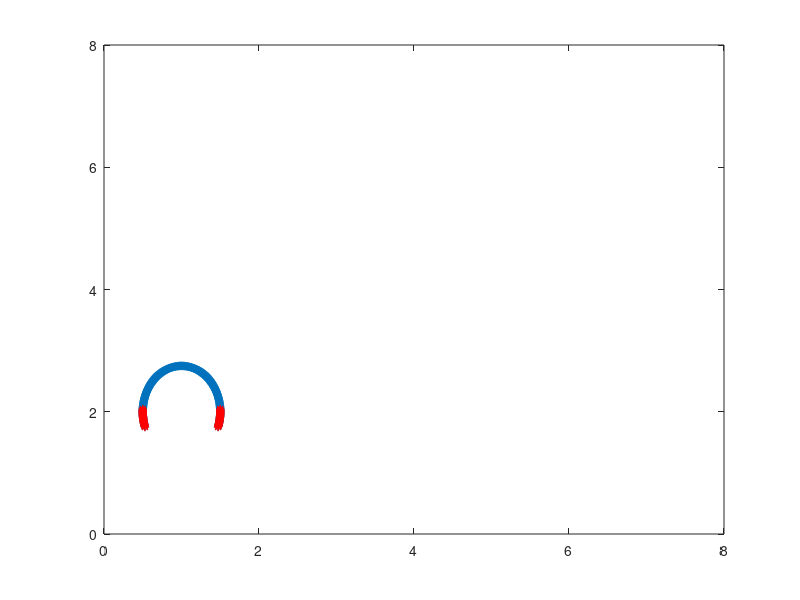

This chart was generated by the following MATLAB code:
%%%%%%%%%%%%%%%%%%%%%%%%%%%%%%%%%%%%%%%%%%%%%%%%%%%%%%%%%%%%%%%%%%
%
% Jellyfish Example Courtesy of Alexander P. Hoover, PhD
%
% Converted from IBAMR: 1/16/2018 by NAB.
%
%%%%%%%%%%%%%%%%%%%%%%%%%%%%%%%%%%%%%%%%%%%%%%%%%%%%%%%%%%%%%%%%%%


close all;
clear all;
L = 8;                              % length of computational domain (m)
N = 512;                            % number of Cartesian grid meshwidths at the finest level of the AMR grid
dx = L/N;                           % Cartesian mesh width (m)
ds = dx/2;
 
a=.5;
b=.75;
d=-0.25;
factor_a=.8;
 
F=1e4;
 
theta=zeros(1000,1);
theta_lim=asin(d/b);
theta_test=pi/2;
 
x_points=zeros(1000,1);
z_points=zeros(1000,1);
id_points=zeros(1000,1);
offset = 0;
 
kappa_spring = 5e6; %1e5                % spring constant (Newton)
kappa_beam = 1e5;    %5e3              % beam stiffness constant (Newton m^2)
%kappa_beam_flexible = kappa_beam/5;               % beam stiffness constant (Newton m^2)
kappa_target = kappa_spring;         % target point penalty spring constant (Newton)
 
c=0;
while(theta_test<(pi-theta_lim))
    c=c+1;
    theta(c)=theta_test;
     
    x_points(c)=a*cos(theta(c));
    z_points(c)=b*sin(theta(c));
    id_points(c)=c-1;
     
    theta_test=ds/((a*sin(theta(c)))^(2)+(b*cos(theta(c)))^(2))^(.5)+theta(c);
     
end
 
c_stiff=c;
 
 
npts=2*c-1;
npts_wing=floor(npts/2);
npts_musc=floor(npts_wing/4);
 
for j=(c+1):(npts)
    x_points(j)=-1*x_points(j-c+1);
    z_points(j)=z_points(j-c+1);
    id_points(j)=j-1;
end
 

mesh_name = 'jelly';
xShift = 1;
yShift = 2;
 
x_points=x_points(1:npts)+xShift;
z_points=z_points(1:npts)+yShift;
it_points=id_points(1:npts);
 
plot(x_points(:),z_points(:),'*'); hold on;
axis([0 8 0 8])

%%%%%%%%%%%%%%%%%%%%%%%%%%%%%%%%%%%%%%%%%%%%%%%%%%%%%%%%%%%%%%%%%%%%%%%%%%%%%%%%
%
% Print .vertex information
%
%%%%%%%%%%%%%%%%%%%%%%%%%%%%%%%%%%%%%%%%%%%%%%%%%%%%%%%%%%%%%%%%%%%%%%%%%%%%%%%%

vertex_fid = fopen([mesh_name num2str(N) '.vertex'], 'w');
 
    fprintf(vertex_fid, '%d\n', npts + npts_musc*2);

    %
    % bell
    %
    for j=1:npts
        fprintf(vertex_fid, '%1.16e %1.16e\n', x_points(j), z_points(j));
    end
 
    %
    % muscles
    %
    for s = 1:npts_musc
        fprintf(vertex_fid, '%1.16e %1.16e\n', x_points(npts_wing+1-npts_musc+s), z_points(npts_wing+1-npts_musc+s));
        plot(x_points(npts_wing+1-npts_musc+s),z_points(npts_wing+1-npts_musc+s),'r*'); hold on;
    end
    for s = 1:npts_musc
        fprintf(vertex_fid, '%1.16e %1.16e\n', x_points(npts-npts_musc+s), z_points(npts-npts_musc+s));
        plot(x_points(npts-npts_musc+s),z_points(npts-npts_musc+s),'r*'); hold on;
    end

fclose(vertex_fid);
 
%%%%%%%%%%%%%%%%%%%%%%%%%%%%%%%%%%%%%%%%%%%%%%%%%%%%%%%%%%%%%%%%%%%%%%%%%%%%%%%%
%
% Print .spring information
%
%%%%%%%%%%%%%%%%%%%%%%%%%%%%%%%%%%%%%%%%%%%%%%%%%%%%%%%%%%%%%%%%%%%%%%%%%%%%%%%%

spring_fid = fopen([mesh_name num2str(N) '.spring'], 'w');
    
    npts_spring_type1=npts-1;
 
    fprintf(spring_fid, '%d\n', npts-1 + npts_musc);
 
    fprintf('\nNumber of springs before muscles: %d \n\n',npts-1)
    
    factor = 1;%ds^2/ds;
    
    %
    % bell
    %
    for s = 1:c-1
        resting=sqrt((x_points(s)-x_points(s+1))^(2)+(z_points(s)-z_points(s+1))^(2));
        fprintf(spring_fid, '%d %d %1.16e %1.16e %d\n', id_points(s)+1, id_points(s+1)+1, kappa_spring*ds/(ds^2)*factor, resting, 1);
    end
    for s = c+1:npts-1
        resting=sqrt((x_points(s)-x_points(s+1))^(2)+(z_points(s)-z_points(s+1))^(2));
        fprintf(spring_fid, '%d %d %1.16e %1.16e %d\n', id_points(s)+1, id_points(s+1)+1, kappa_spring*ds/(ds^2)*factor, resting, 1);
    end
    resting=sqrt((x_points(1)-x_points(c+1))^(2)+(z_points(1)-z_points(c+1))^(2));
    fprintf(spring_fid, '%d %d %1.16e %1.16e %d\n', id_points(1)+1, id_points(c+1)+1, kappa_spring*ds/(ds^2)*factor, resting, 1);

    %
    % muscles
    %
    for s = 1:npts_musc
        fprintf(spring_fid, '%d %d %1.16e %1.16e %d\n',npts+s-1+1, npts+s+npts_musc-1+1, F, 0, 1);
    end
 
 
    fclose(spring_fid);
 
 
 
%%%%%%%%%%%%%%%%%%%%%%%%%%%%%%%%%%%%%%%%%%%%%%%%%%%%%%%%%%%%%%%%%%%%%%%%%%%%%%%%
%
% Print .nonInv_beam information
%
%%%%%%%%%%%%%%%%%%%%%%%%%%%%%%%%%%%%%%%%%%%%%%%%%%%%%%%%%%%%%%%%%%%%%%%%%%%%%%%%

beam_fid = fopen([mesh_name num2str(N) '.nonInv_beam'], 'w');
 
    fprintf(beam_fid, '%d\n', npts-2);

    factor=1;% = (ds^4)/ds;
    
    for s = 2:c-1
        C1 = x_points(s-1)+x_points(s+1)-2*x_points(s);
        C2 = z_points(s-1)+z_points(s+1)-2*z_points(s);
        fprintf(beam_fid, '%d %d %d %1.16e %1.16e %1.16e\n', id_points(s-1)+1, id_points(s)+1, id_points(s+1)+1, kappa_beam*ds/(ds^4)*factor, C1, C2);
    end
    for s = c+2:npts-1
        C1 = x_points(s-1)+x_points(s+1)-2*x_points(s);
        C2 = z_points(s-1)+z_points(s+1)-2*z_points(s);
        fprintf(beam_fid, '%d %d %d %1.16e %1.16e %1.16e\n', id_points(s-1)+1, id_points(s)+1, id_points(s+1)+1, kappa_beam*ds/(ds^4)*factor, C1, C2);
    end

    C1 = x_points(c+2)+x_points(1)-2*x_points(c+1);
    C2 = z_points(c+2)+z_points(1)-2*z_points(c+1);
    fprintf(beam_fid, '%d %d %d %1.16e %1.16e %1.16e\n', id_points(c+2)+1, id_points(c+1)+1, id_points(1)+1, kappa_beam*ds/(ds^4)*factor, C1, C2);

    C1 = x_points(c+1)+x_points(2)-2*x_points(1);
    C2 = z_points(c+1)+z_points(2)-2*z_points(1);
    fprintf(beam_fid, '%d %d %d %1.16e %1.16e %1.16e\n', id_points(c+1)+1, id_points(1)+1, id_points(2)+1, kappa_beam*ds/(ds^4)*factor, C1, C2);

 
    fclose(beam_fid);
 
